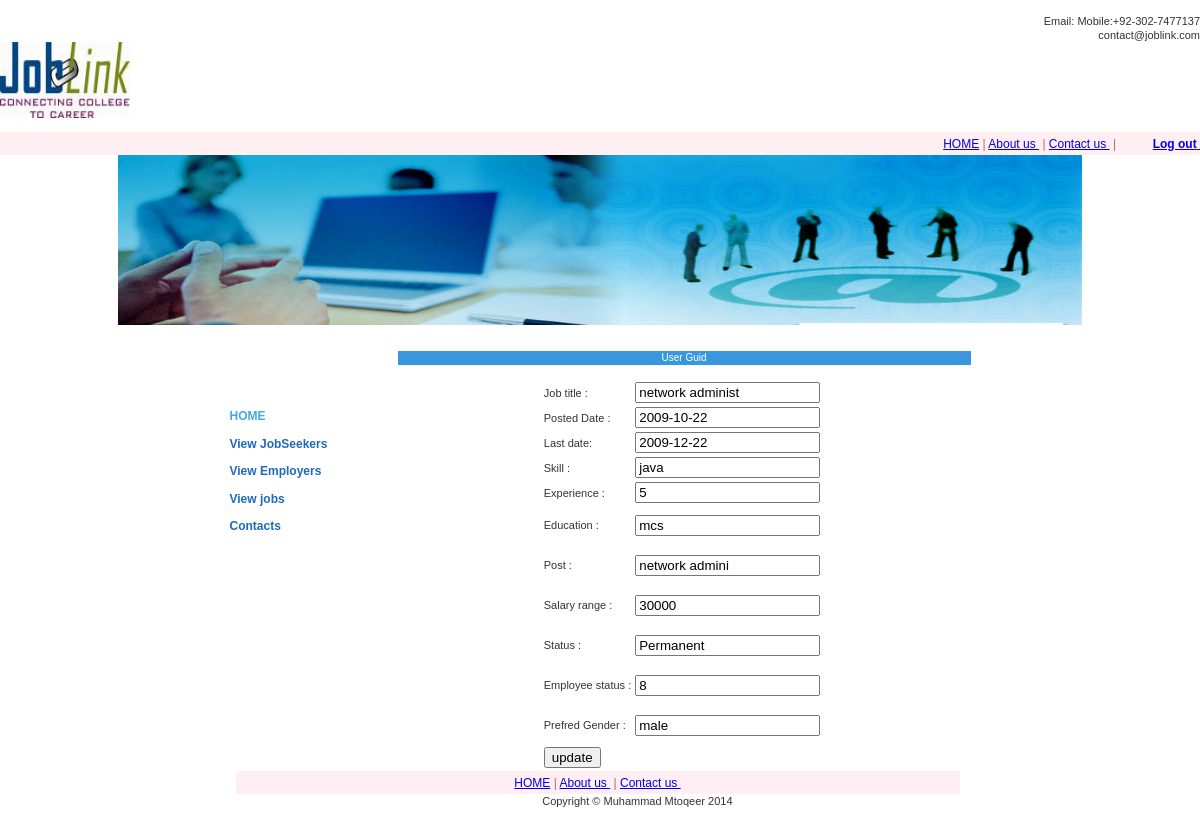
The page /PROJECT/joblink/admin/updatejob.php?id=21 (signed in) on the database its author committed.
### tables this page shows
CREATE TABLE `jobs` (
  `job_id` int(10) NOT NULL auto_increment,
  `jobtitle` varchar(20) NOT NULL,
  `posted_date` date NOT NULL,
  `last_date` date NOT NULL,
  `skill` varchar(20) NOT NULL,
  `experience` int(4) NOT NULL,
  `education` varchar(15) NOT NULL,
  `post` varchar(20) NOT NULL,
  `salary_range` varchar(10) NOT NULL,
  `status` varchar(20) NOT NULL,
  `e_status` varchar(2) NOT NULL,
  `prefred_gender` char(10) NOT NULL,
  `company_id` int(10) NOT NULL,
  PRIMARY KEY  (`job_id`)
);

### PROJECT/joblink/admin/updatejob.php (the view, shortened to what this page needs)
<?php
if(!(isset($_SESSION["admin"])))
{
header("location:adminlogin.html");
}
else{
?>
<!DOCTYPE html PUBLIC "-//W3C//DTD XHTML 1.0 Transitional//EN" "http://www.w3.org/TR/xhtml1/DTD/xhtml1-transitional.dtd">
<html xmlns="http://www.w3.org/1999/xhtml">
<head>
<link href="css/stylesheet.css" rel="stylesheet" type="text/css" media="all" />
</head>
<body>
<table width="100%" border="0" cellspacing="0" cellpadding="0">
<tr>
<td  width="100%" height="40%">&nbsp;</td>
</tr>
<tr>
<td align="right" valign="bottom">Email: <a href="mailto:abc@yoursite.com" style="color:#333333; text-decoration:none;"> Mobile:+92-302-7477137<br />
            contact@joblink.com</a></td>
</tr>
<tr>
 <td height="65" align="left" valign="top">
              <img src="images/logo.jpg" alt="Company Logo" width="130" height="76" /> </td>
  </tr>
    <tr>
<td  width="100%" height="40%">&nbsp;</td>
</tr>
    			    <tr>
   <td style="white-space:pre; font-size:12px; color:#601E29; color:#B46471;" height="23"  align="right" valign="middle" bgcolor="#FFEEF2"><a href="index.php" class="footer_link">HOME</a> | <a href="about.html" class="footer_link">About us </a> | <a href="contact.html" class="footer_link">Contact us </a> |&nbsp;&nbsp;&nbsp;&nbsp;&nbsp;&nbsp;&nbsp;&nbsp;&nbsp;&nbsp;&nbsp;<a href="logout.php" class="footer_link"><strong>Log out</strong> </a></td>
  </tr>
<tr>
<td width="100%" align="center" valign="top"><img src="images/header_bg.jpg" alt="Wasim here" width="964" height="170"  border="0" /></td>
</tr>
  <tr>
    <td align="center" valign="top"><table width="741" border="0" cellspacing="0" cellpadding="0">
      <tr>
        <td align="left" valign="top"><table width="100%" border="0" cellspacing="0" cellpadding="0">
          <tr>
            <td width="168" align="left" valign="top"><table width="100%" border="0" cellspacing="0" cellpadding="0">
			<tr>
                <td height="26" align="left" valign="top">&nbsp;</td>
              </tr>
			  <tr>
                <td height="26" align="left" valign="top">&nbsp;</td>
              </tr><tr>
                <td height="26" align="left" valign="top">&nbsp;</td>
              </tr>
			 <tr>
                <td height="27" align="left" valign="middle"><a href="index.html" class="left_link" style="color:#41A9E8;">HOME</a></td>
              </tr>
              <tr>
                <td height="27" align="left" valign="middle"><a href="viewuser.php" class="left_link">View JobSeekers </a><a href="adminlogin.html" class="left_link"></a></td>
              </tr>
              <tr>
                <td height="27" align="left" valign="middle"><a href="viewcompany.php" class="left_link">View Employer</a><a href="login.html" class="left_link">s</a></td>
              </tr>
              <tr>
                <td height="27" align="left" valign="middle"><a href="viewjob.php" class="left_link">View jobs </a></td>
              </tr>
              <tr>
                <td height="27" align="left" valign="middle"><a href="contact.html" class="left_link">Contacts</a></td>
              </tr>
            </table></td>
            <td align="left" valign="top"><table width="573" border="0" cellspacing="0" cellpadding="0">
              <tr>
                <td height="26" align="left" valign="top">&nbsp;</td>
              </tr>
              <tr>
                <td align="center" valign="middle" bgcolor="#3997DD" style="font-size:10px; color:#FFF;">User Guid </td>
                </tr>
              <tr>
                <td align="left" valign="top">&nbsp;</td>
              </tr>
              <tr>
                <td align="left" valign="top" style="text-align:justify;">
<?php
$id=$_REQUEST['id'];
$result=mysql_query("select * from jobs where job_id='$id'");
$row=mysql_fetch_array($result);
?>
<form id="form1" name="form1" method="post" action="<?php echo $PHP_SELF; ?>">
<table align="center" background="skyblue">
<tr>
<td>Job title :</td>
<td><input name="jtitle" type="text" id="name" value="<?php echo $row['jobtitle']; ?>"/><td>
</tr>
<tr>
<td>Posted Date   :</td>
<td><input name="pdate" type="text" id="name" value="<?php echo $row['posted_date']; ?>"/></td>
</tr>
<tr>
<td>Last date: </td>
<td><input name="ldate" type="text" id="name" value="<?php echo $row['last_date']; ?>"/></td>
</tr>
<tr>
<td>Skill   : </td>
<td><input name="sk" type="text" id="name" value="<?php echo $row['skill']; ?>"/></td>
</tr>
<tr>
<td>Experience   :</td>
<td><input name="exp" type="text" id="name" value="<?php echo $row['experience']; ?>"/></td>
</tr>
<tr>
<td><p>Education   :</td>
<td><input name="edu" type="text" id="name" value="<?php echo $row['education']; ?>"/></td>
</tr>
<tr>
<td><p>Post   :</td>
<td><input name="rank" type="text" id="name" value="<?php echo $row['post']; ?>"/></td>
</tr>
<tr>
<td><p>Salary range   :</td>
<td><input name="range" type="text" id="name" value="<?php echo $row['salary_range']; ?>"/></td>
</tr><tr>
<td><p>Status   :</td>
<td><input name="st" type="text" id="name" value="<?php echo $row['status']; ?>"/></td>
</tr>
<tr>
<td><p>Employee status   :</td>
<td><input name="est" type="text" id="name" value="<?php echo $row['e_status']; ?>"/></td>
</tr>
<tr>
<td><p>Prefred Gender   :</td>
<td><input name="gender" type="text" id="name" value="<?php echo $row['prefred_gender']; ?>"/></td>
</tr>
<tr>
<td><input type="submit" name="Submit" value="update" /></td>
</tr>
</table>
</form>
				</td></tr>
            </table></td>
          </tr>
        </table></td>
      </tr>
      <tr>
        <td align="left" valign="top"><table width="740" border="0" cellspacing="0" cellpadding="0">
          <tr>
            <td width="6" rowspan="2" align="left" valign="top">&nbsp;</td>
            <td style="white-space:pre; font-size:12px; color:#601E29; color:#B46471;" height="23" colspan="2" align="center" valign="middle" bgcolor="#FFEEF2"><a href="index.html" class="footer_link">HOME</a> | <a href="about.html" class="footer_link">About us </a> | <a href="contact.html" class="footer_link">Contact us </a></td>
            <td width="10" rowspan="2" align="left" valign="top">&nbsp;</td>
          </tr>
          <tr>
            <td width="497" align="right" valign="top" class="footer_left_bg">Copyright &copy; Muhammad Mtoqeer 2014</td>
            <td>&nbsp;</td>
          </tr>
        </table></td>
      </tr>
    </table></td>
  </tr>
  <tr>
    <td align="center" valign="top">&nbsp;</td>
  </tr>
  <tr>
    <td align="center" valign="top">&nbsp;</td>
  </tr>
</table>
</body>
</html>
<?php
}
?>

### PROJECT/joblink/admin/css/stylesheet.css (style rules this page uses)
body { margin:0px auto; padding:0px; background-color:#FFFFFF; }
body { font-family: Verdana, Arial, Helvetica, sans-serif; font-size: 11px; font-style: normal; line-height: 14px; font-weight: normal; font-variant: normal; text-transform: none; color: #333333; text-decoration: none; }
.left_link { font-family: Verdana, Arial, Helvetica, sans-serif; font-size: 12px; font-style: normal; line-height: 27.5px; font-weight: bold; font-variant: normal; text-transform: none; color: #1E69BC; background-color:inherit; text-decoration: none; }

### rows shown on the page
jobs: jtitle "network administ", pdate "2009-10-22", ldate "2009-12-22", sk "java", exp "5", edu "mcs", rank "network admini", range "30000", st "Permanent", est "8", gender "male"
